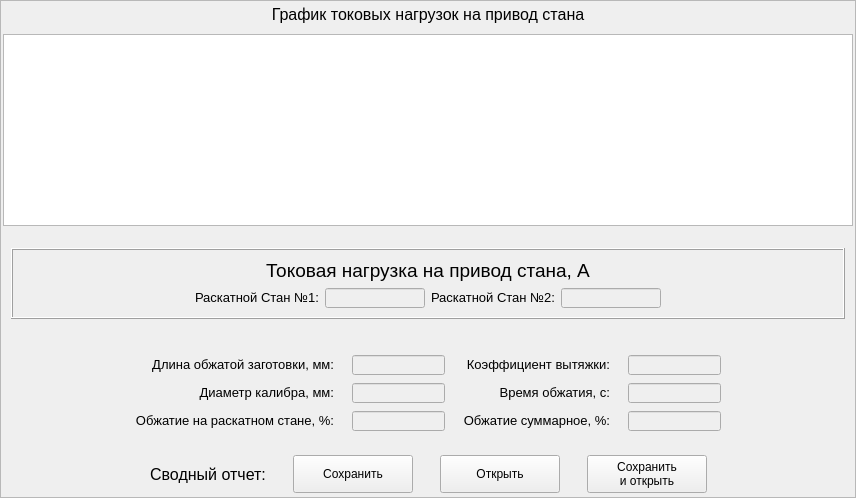
               <widget class="QFrame" name="frameRIGHT">
                <property name="minimumSize">
                 <size>
                  <width>650</width>
                  <height>0</height>
                 </size>
                </property>
                <property name="frameShape">
                 <enum>QFrame::StyledPanel</enum>
                </property>
                <property name="frameShadow">
                 <enum>QFrame::Raised</enum>
                </property>
                <layout class="QGridLayout" name="gridLayout">
                 <property name="leftMargin">
                  <number>2</number>
                 </property>
                 <property name="topMargin">
                  <number>2</number>
                 </property>
                 <property name="rightMargin">
                  <number>2</number>
                 </property>
                 <property name="bottomMargin">
                  <number>2</number>
                 </property>
                 <property name="spacing">
                  <number>2</number>
                 </property>
                 <item row="0" column="0">
                  <layout class="QGridLayout" name="rightColumn" rowstretch="9,0,0">
                   <property name="verticalSpacing">
                    <number>14</number>
                   </property>
                   <item row="0" column="0">
                    <layout class="QGridLayout" name="graph">
                     <property name="topMargin">
                      <number>2</number>
                     </property>
                     <property name="verticalSpacing">
                      <number>10</number>
                     </property>
                     <item row="0" column="0" colspan="2">
                      <widget class="QLabel" name="label_43">
                       <property name="font">
                        <font>
                         <pointsize>12</pointsize>
                         <weight>50</weight>
                         <bold>false</bold>
                        </font>
                       </property>
                       <property name="text">
                        <string>График токовых нагрузок на привод стана</string>
                       </property>
                       <property name="alignment">
                        <set>Qt::AlignCenter</set>
                       </property>
                      </widget>
                     </item>
                     <item row="1" column="0" colspan="2">
                      <widget class="QListWidget" name="listWidget"/>
                     </item>
                    </layout>
                   </item>
                   <item row="1" column="0">
                    <layout class="QGridLayout" name="allResults" columnstretch="1,0,0,0,0,1">
                     <property name="leftMargin">
                      <number>8</number>
                     </property>
                     <property name="topMargin">
                      <number>8</number>
                     </property>
                     <property name="rightMargin">
                      <number>8</number>
                     </property>
                     <property name="bottomMargin">
                      <number>8</number>
                     </property>
                     <property name="horizontalSpacing">
                      <number>18</number>
                     </property>
                     <property name="verticalSpacing">
                      <number>8</number>
                     </property>
                     <item row="4" column="4">
                      <widget class="QLineEdit" name="get_sum_reduction">
                       <property name="enabled">
                        <bool>false</bool>
                       </property>
                       <property name="minimumSize">
                        <size>
                         <width>93</width>
                         <height>20</height>
                        </size>
                       </property>
                       <property name="maximumSize">
                        <size>
                         <width>93</width>
                         <height>20</height>
                        </size>
                       </property>
                      </widget>
                     </item>
                     <item row="2" column="4">
                      <widget class="QLineEdit" name="get_mu">
                       <property name="enabled">
                        <bool>false</bool>
                       </property>
                       <property name="minimumSize">
                        <size>
                         <width>93</width>
                         <height>20</height>
                        </size>
                       </property>
                       <property name="maximumSize">
                        <size>
                         <width>93</width>
                         <height>20</height>
                        </size>
                       </property>
                      </widget>
                     </item>
                     <item row="0" column="0" colspan="6">
                      <widget class="QFrame" name="mainResults">
                       <property name="frameShape">
                        <enum>QFrame::Box</enum>
                       </property>
                       <property name="frameShadow">
                        <enum>QFrame::Raised</enum>
                       </property>
                       <layout class="QGridLayout" name="gridLayout_21">
                        <item row="0" column="0">
                         <layout class="QGridLayout" name="gridLayout_8" columnstretch="2,0,0,0,0,2">
                          <property name="spacing">
                           <number>6</number>
                          </property>
                          <item row="1" column="4">
                           <widget class="QLineEdit" name="get_PC2">
                            <property name="enabled">
                             <bool>false</bool>
                            </property>
                            <property name="minimumSize">
                             <size>
                              <width>100</width>
                              <height>20</height>
                             </size>
                            </property>
                            <property name="maximumSize">
                             <size>
                              <width>100</width>
                              <height>20</height>
                             </size>
                            </property>
                           </widget>
                          </item>
                          <item row="1" column="3">
                           <widget class="QLabel" name="label_41">
                            <property name="font">
                             <font>
                              <pointsize>10</pointsize>
                             </font>
                            </property>
                            <property name="text">
                             <string>Раскатной Стан №2:</string>
                            </property>
                            <property name="alignment">
                             <set>Qt::AlignRight|Qt::AlignTrailing|Qt::AlignVCenter</set>
                            </property>
                            <property name="textInteractionFlags">
                             <set>Qt::LinksAccessibleByMouse|Qt::TextSelectableByMouse</set>
                            </property>
                           </widget>
                          </item>
                          <item row="1" column="5">
                           <widget class="QLineEdit" name="get_forged_len_5">
                            <property name="enabled">
                             <bool>false</bool>
                            </property>
                            <property name="sizePolicy">
                             <sizepolicy hsizetype="Preferred" vsizetype="Preferred">
                              <horstretch>0</horstretch>
                              <verstretch>0</verstretch>
                             </sizepolicy>
                            </property>
                            <property name="minimumSize">
                             <size>
                              <width>1</width>
                              <height>1</height>
                             </size>
                            </property>
                            <property name="frame">
                             <bool>false</bool>
                            </property>
                           </widget>
                          </item>
                          <item row="1" column="2">
                           <widget class="QLineEdit" name="get_PC1">
                            <property name="enabled">
                             <bool>false</bool>
                            </property>
                            <property name="minimumSize">
                             <size>
                              <width>100</width>
                              <height>20</height>
                             </size>
                            </property>
                            <property name="maximumSize">
                             <size>
                              <width>100</width>
                              <height>20</height>
                             </size>
                            </property>
                           </widget>
                          </item>
                          <item row="1" column="1">
                           <widget class="QLabel" name="label_44">
                            <property name="font">
                             <font>
                              <pointsize>10</pointsize>
                             </font>
                            </property>
                            <property name="text">
                             <string>Раскатной Стан №1:</string>
                            </property>
                            <property name="alignment">
                             <set>Qt::AlignRight|Qt::AlignTrailing|Qt::AlignVCenter</set>
                            </property>
                            <property name="textInteractionFlags">
                             <set>Qt::LinksAccessibleByMouse|Qt::TextSelectableByMouse</set>
                            </property>
                           </widget>
                          </item>
                          <item row="1" column="0">
                           <widget class="QLineEdit" name="get_forged_len_6">
                            <property name="enabled">
                             <bool>false</bool>
                            </property>
                            <property name="sizePolicy">
                             <sizepolicy hsizetype="Preferred" vsizetype="Preferred">
                              <horstretch>0</horstretch>
                              <verstretch>0</verstretch>
                             </sizepolicy>
                            </property>
                            <property name="minimumSize">
                             <size>
                              <width>1</width>
                              <height>1</height>
                             </size>
                            </property>
                            <property name="frame">
                             <bool>false</bool>
                            </property>
                           </widget>
                          </item>
                          <item row="0" column="0" colspan="6">
                           <widget class="QLabel" name="label_42">
                            <property name="font">
                             <font>
                              <pointsize>14</pointsize>
                              <weight>50</weight>
                              <bold>false</bold>
                             </font>
                            </property>
                            <property name="text">
                             <string>Токовая нагрузка на привод стана, А</string>
                            </property>
                            <property name="alignment">
                             <set>Qt::AlignCenter</set>
                            </property>
                            <property name="textInteractionFlags">
                             <set>Qt::LinksAccessibleByMouse|Qt::TextSelectableByMouse</set>
                            </property>
                           </widget>
                          </item>
                         </layout>
                        </item>
                       </layout>
                      </widget>
                     </item>
                     <item row="3" column="1">
                      <widget class="QLabel" name="label_37">
                       <property name="font">
                        <font>
                         <pointsize>10</pointsize>
                        </font>
                       </property>
                       <property name="text">
                        <string>Диаметр калибра, мм:</string>
                       </property>
                       <property name="alignment">
                        <set>Qt::AlignRight|Qt::AlignTrailing|Qt::AlignVCenter</set>
                       </property>
                       <property name="textInteractionFlags">
                        <set>Qt::LinksAccessibleByMouse|Qt::TextSelectableByMouse</set>
                       </property>
                      </widget>
                     </item>
                     <item row="3" column="4">
                      <widget class="QLineEdit" name="get_reduction_time">
                       <property name="enabled">
                        <bool>false</bool>
                       </property>
                       <property name="minimumSize">
                        <size>
                         <width>93</width>
                         <height>20</height>
                        </size>
                       </property>
                       <property name="maximumSize">
                        <size>
                         <width>93</width>
                         <height>20</height>
                        </size>
                       </property>
                      </widget>
                     </item>
                     <item row="2" column="1">
                      <widget class="QLabel" name="label_50">
                       <property name="font">
                        <font>
                         <pointsize>10</pointsize>
                        </font>
                       </property>
                       <property name="text">
                        <string>Длина обжатой заготовки, мм:</string>
                       </property>
                       <property name="alignment">
                        <set>Qt::AlignRight|Qt::AlignTrailing|Qt::AlignVCenter</set>
                       </property>
                       <property name="textInteractionFlags">
                        <set>Qt::LinksAccessibleByMouse|Qt::TextSelectableByMouse</set>
                       </property>
                      </widget>
                     </item>
                     <item row="2" column="3">
                      <widget class="QLabel" name="label_53">
                       <property name="font">
                        <font>
                         <pointsize>10</pointsize>
                        </font>
                       </property>
                       <property name="text">
                        <string>Коэффициент вытяжки:</string>
                       </property>
                       <property name="alignment">
                        <set>Qt::AlignRight|Qt::AlignTrailing|Qt::AlignVCenter</set>
                       </property>
                       <property name="textInteractionFlags">
                        <set>Qt::LinksAccessibleByMouse|Qt::TextSelectableByMouse</set>
                       </property>
                      </widget>
                     </item>
                     <item row="2" column="2">
                      <widget class="QLineEdit" name="get_forged_len">
                       <property name="enabled">
                        <bool>false</bool>
                       </property>
                       <property name="minimumSize">
                        <size>
                         <width>93</width>
                         <height>20</height>
                        </size>
                       </property>
                       <property name="maximumSize">
                        <size>
                         <width>93</width>
                         <height>20</height>
                        </size>
                       </property>
                      </widget>
                     </item>
                     <item row="4" column="3">
                      <widget class="QLabel" name="label_33">
                       <property name="font">
                        <font>
                         <pointsize>10</pointsize>
                        </font>
                       </property>
                       <property name="text">
                        <string>Обжатие суммарное, %:</string>
                       </property>
                       <property name="alignment">
                        <set>Qt::AlignRight|Qt::AlignTrailing|Qt::AlignVCenter</set>
                       </property>
                       <property name="textInteractionFlags">
                        <set>Qt::LinksAccessibleByMouse|Qt::TextSelectableByMouse</set>
                       </property>
                      </widget>
                     </item>
                     <item row="4" column="2">
                      <widget class="QLineEdit" name="get_piercing_reduction">
                       <property name="enabled">
                        <bool>false</bool>
                       </property>
                       <property name="minimumSize">
                        <size>
                         <width>93</width>
                         <height>20</height>
                        </size>
                       </property>
                       <property name="maximumSize">
                        <size>
                         <width>93</width>
                         <height>20</height>
                        </size>
                       </property>
                       <property name="placeholderText">
                        <string/>
                       </property>
                      </widget>
                     </item>
                     <item row="3" column="2">
                      <widget class="QLineEdit" name="get_colib_diam">
                       <property name="enabled">
                        <bool>false</bool>
                       </property>
                       <property name="minimumSize">
                        <size>
                         <width>93</width>
                         <height>20</height>
                        </size>
                       </property>
                       <property name="maximumSize">
                        <size>
                         <width>93</width>
                         <height>20</height>
                        </size>
                       </property>
                       <property name="placeholderText">
                        <string/>
                       </property>
                      </widget>
                     </item>
                     <item row="3" column="3">
                      <widget class="QLabel" name="label_32">
                       <property name="font">
                        <font>
                         <pointsize>10</pointsize>
                        </font>
                       </property>
                       <property name="text">
                        <string>Время обжатия, с:</string>
                       </property>
                       <property name="alignment">
                        <set>Qt::AlignRight|Qt::AlignTrailing|Qt::AlignVCenter</set>
                       </property>
                       <property name="textInteractionFlags">
                        <set>Qt::LinksAccessibleByMouse|Qt::TextSelectableByMouse</set>
                       </property>
                      </widget>
                     </item>
                     <item row="3" column="0">
                      <widget class="QLineEdit" name="get_forged_len_9">
                       <property name="enabled">
                        <bool>false</bool>
                       </property>
                       <property name="sizePolicy">
                        <sizepolicy hsizetype="Preferred" vsizetype="Preferred">
                         <horstretch>0</horstretch>
                         <verstretch>0</verstretch>
                        </sizepolicy>
                       </property>
                       <property name="minimumSize">
                        <size>
                         <width>1</width>
                         <height>1</height>
                        </size>
                       </property>
                       <property name="frame">
                        <bool>false</bool>
                       </property>
                      </widget>
                     </item>
                     <item row="4" column="1">
                      <widget class="QLabel" name="label_66">
                       <property name="font">
                        <font>
                         <pointsize>10</pointsize>
                        </font>
                       </property>
                       <property name="text">
                        <string>Обжатие на раскатном стане, %:</string>
                       </property>
                       <property name="alignment">
                        <set>Qt::AlignRight|Qt::AlignTrailing|Qt::AlignVCenter</set>
                       </property>
                       <property name="textInteractionFlags">
                        <set>Qt::LinksAccessibleByMouse|Qt::TextSelectableByMouse</set>
                       </property>
                      </widget>
                     </item>
                     <item row="3" column="5">
                      <widget class="QLineEdit" name="get_forged_len_4">
                       <property name="enabled">
                        <bool>false</bool>
                       </property>
                       <property name="sizePolicy">
                        <sizepolicy hsizetype="Preferred" vsizetype="Preferred">
                         <horstretch>0</horstretch>
                         <verstretch>0</verstretch>
                        </sizepolicy>
                       </property>
                       <property name="minimumSize">
                        <size>
                         <width>1</width>
                         <height>1</height>
                        </size>
                       </property>
                       <property name="frame">
                        <bool>false</bool>
                       </property>
                      </widget>
                     </item>
                     <item row="1" column="0" colspan="6">
                      <widget class="QLineEdit" name="get_forged_len_3">
                       <property name="enabled">
                        <bool>false</bool>
                       </property>
                       <property name="frame">
                        <bool>false</bool>
                       </property>
                      </widget>
                     </item>
                    </layout>
                   </item>
                   <item row="2" column="0">
                    <layout class="QHBoxLayout" name="report" stretch="1,0,0,0,0,1">
                     <property name="spacing">
                      <number>27</number>
                     </property>
                     <property name="leftMargin">
                      <number>0</number>
                     </property>
                     <property name="topMargin">
                      <number>2</number>
                     </property>
                     <property name="rightMargin">
                      <number>0</number>
                     </property>
                     <property name="bottomMargin">
                      <number>2</number>
                     </property>
                     <item>
                      <widget class="QLineEdit" name="get_forged_len_7">
                       <property name="enabled">
                        <bool>false</bool>
                       </property>
                       <property name="sizePolicy">
                        <sizepolicy hsizetype="Preferred" vsizetype="Preferred">
                         <horstretch>0</horstretch>
                         <verstretch>0</verstretch>
                        </sizepolicy>
                       </property>
                       <property name="minimumSize">
                        <size>
                         <width>1</width>
                         <height>1</height>
                        </size>
                       </property>
                       <property name="frame">
                        <bool>false</bool>
                       </property>
                      </widget>
                     </item>
                     <item>
                      <widget class="QLabel" name="label_52">
                       <property name="font">
                        <font>
                         <pointsize>12</pointsize>
                         <weight>50</weight>
                         <bold>false</bold>
                        </font>
                       </property>
                       <property name="text">
                        <string>Сводный отчет:</string>
                       </property>
                       <property name="alignment">
                        <set>Qt::AlignCenter</set>
                       </property>
                      </widget>
                     </item>
                     <item>
                      <widget class="QPushButton" name="btn_save_excel">
                       <property name="sizePolicy">
                        <sizepolicy hsizetype="Minimum" vsizetype="Fixed">
                         <horstretch>10</horstretch>
                         <verstretch>0</verstretch>
                        </sizepolicy>
                       </property>
                       <property name="minimumSize">
                        <size>
                         <width>120</width>
                         <height>38</height>
                        </size>
                       </property>
                       <property name="maximumSize">
                        <size>
                         <width>120</width>
                         <height>38</height>
                        </size>
                       </property>
                       <property name="text">
                        <string>Сохранить</string>
                       </property>
                       <property name="icon">
                        <iconset resource="source.qrc">
                         <normaloff>:/images/logo_excel.svg</normaloff>:/images/logo_excel.svg</iconset>
                       </property>
                       <property name="iconSize">
                        <size>
                         <width>30</width>
                         <height>30</height>
                        </size>
                       </property>
                      </widget>
                     </item>
                     <item>
                      <widget class="QPushButton" name="btn_get_excel">
                       <property name="minimumSize">
                        <size>
                         <width>120</width>
                         <height>38</height>
                        </size>
                       </property>
                       <property name="maximumSize">
                        <size>
                         <width>120</width>
                         <height>38</height>
                        </size>
                       </property>
                       <property name="text">
                        <string>Открыть</string>
                       </property>
                       <property name="icon">
                        <iconset resource="source.qrc">
                         <normaloff>:/images/logo_excel.svg</normaloff>:/images/logo_excel.svg</iconset>
                       </property>
                       <property name="iconSize">
                        <size>
                         <width>30</width>
                         <height>30</height>
                        </size>
                       </property>
                      </widget>
                     </item>
                     <item>
                      <widget class="QPushButton" name="btn_get_and_save_excel">
                       <property name="sizePolicy">
                        <sizepolicy hsizetype="Minimum" vsizetype="Fixed">
                         <horstretch>0</horstretch>
                         <verstretch>0</verstretch>
                        </sizepolicy>
                       </property>
                       <property name="minimumSize">
                        <size>
                         <width>120</width>
                         <height>38</height>
                        </size>
                       </property>
                       <property name="maximumSize">
                        <size>
                         <width>250</width>
                         <height>38</height>
                        </size>
                       </property>
                       <property name="text">
                        <string>Сохранить 
и открыть</string>
                       </property>
                       <property name="icon">
                        <iconset resource="source.qrc">
                         <normaloff>:/images/logo_excel.svg</normaloff>:/images/logo_excel.svg</iconset>
                       </property>
                       <property name="iconSize">
                        <size>
                         <width>30</width>
                         <height>30</height>
                        </size>
                       </property>
                      </widget>
                     </item>
                     <item>
                      <widget class="QLineEdit" name="get_forged_len_8">
                       <property name="enabled">
                        <bool>false</bool>
                       </property>
                       <property name="sizePolicy">
                        <sizepolicy hsizetype="Preferred" vsizetype="Preferred">
                         <horstretch>0</horstretch>
                         <verstretch>0</verstretch>
                        </sizepolicy>
                       </property>
                       <property name="minimumSize">
                        <size>
                         <width>1</width>
                         <height>1</height>
                        </size>
                       </property>
                       <property name="frame">
                        <bool>false</bool>
                       </property>
                      </widget>
                     </item>
                    </layout>
                   </item>
                  </layout>
                 </item>
                </layout>
               </widget>
